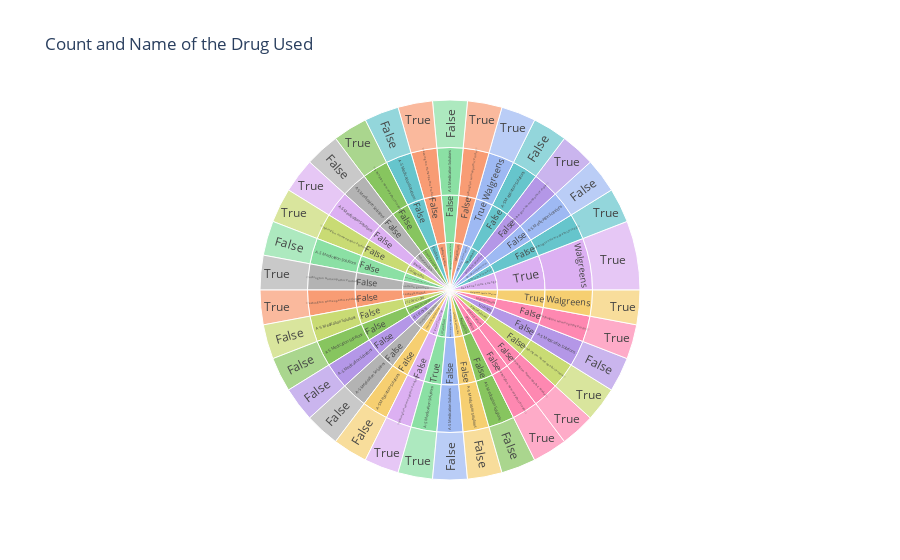

Notebook code cell kept with this figure:
### Markdown cell above
### Sunburst Plot

### Code cell
print("Visualizing the number of drugs which comes under the manufacturer name and when the pregnant women and children can use the drug")


fig = px.sunburst(
    data_frame=df,
    path=["brand_name","pregnancy_or_breast_feeding","manufacturer_name","keep_out_of_reach_of_children"], #root,banches,leaves
    color="brand_name",
    color_discrete_sequence = px.colors.qualitative.Pastel,
    maxdepth = -1,
    title = "Count and Name of the Drug Used")
fig.show()

### Figure 1 — Plotly figure (JSON) as saved in the notebook; plotly's stock layout.template omitted (floating-point values rounded to 4 significant figures; data arrays with more than 128 entries replaced by an {"elided": "..."} marker saying what was removed)
{"data": [{"branchvalues": "total", "customdata": {"elided": "132x1 str values"}, "domain": {"x": [0, 1], "y": [0, 1]}, "hovertemplate": "labels=%{label}<br>count=%{value}<br>parent=%{parent}<br>id=%{id}<br>brand_name=%{customdata[0]}<extra></extra>", "ids": {"elided": "132 str values"}, "labels": {"elided": "132 str values"}, "marker": {"colors": {"elided": "132 str values"}}, "maxdepth": -1, "name": "", "parents": {"elided": "132 str values"}, "type": "sunburst", "values": {"elided": "132 int values"}}], "layout": {"legend": {"tracegroupgap": 0}, "sunburstcolorway": ["rgb(102, 197, 204)", "rgb(246, 207, 113)", "rgb(248, 156, 116)", "rgb(220, 176, 242)", "rgb(135, 197, 95)", "rgb(158, 185, 243)", "rgb(254, 136, 177)", "rgb(201, 219, 116)", "rgb(139, 224, 164)", "rgb(180, 151, 231)", "rgb(179, 179, 179)"], "title": {"text": "Count and Name of the Drug Used"}}}
